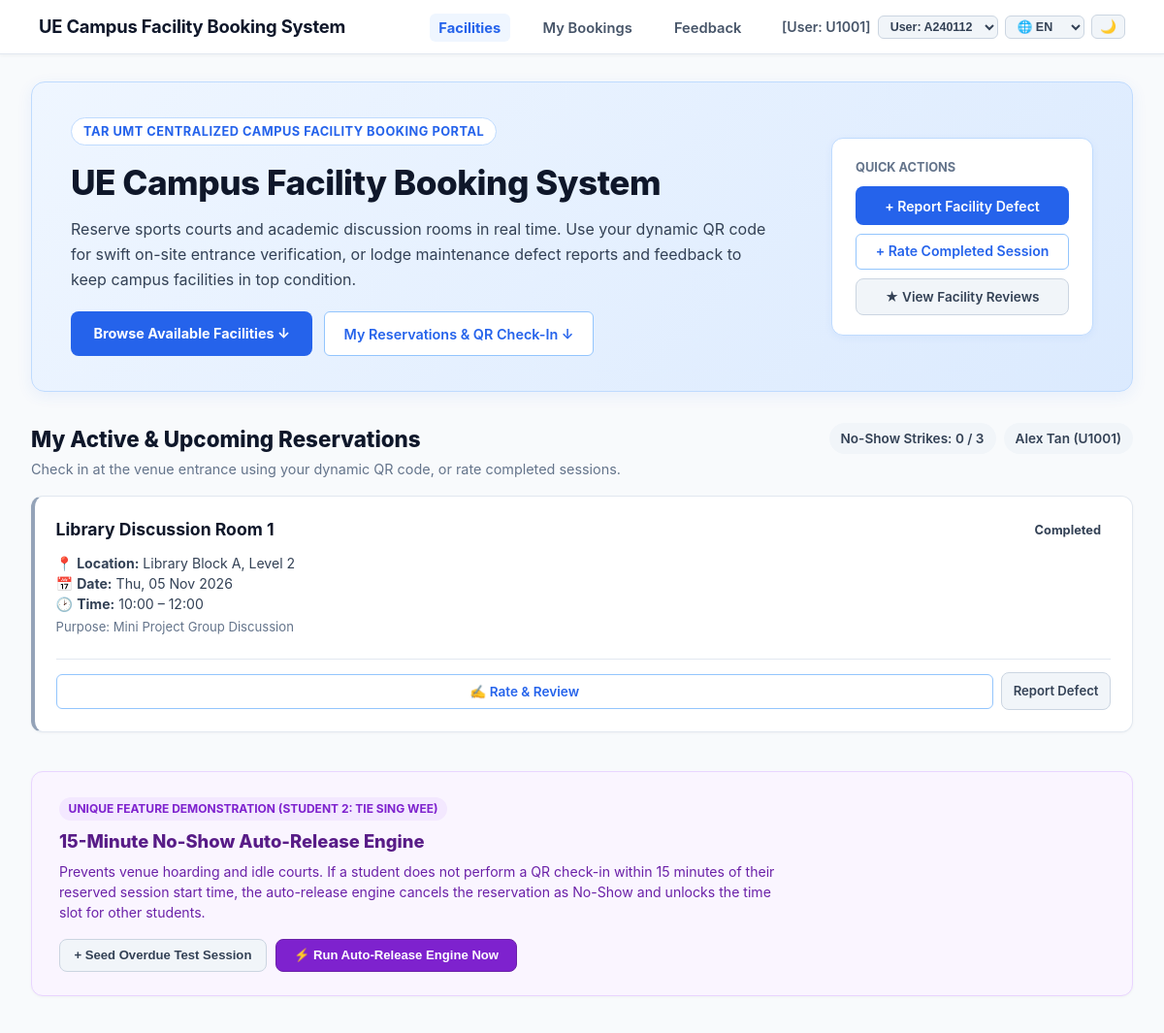
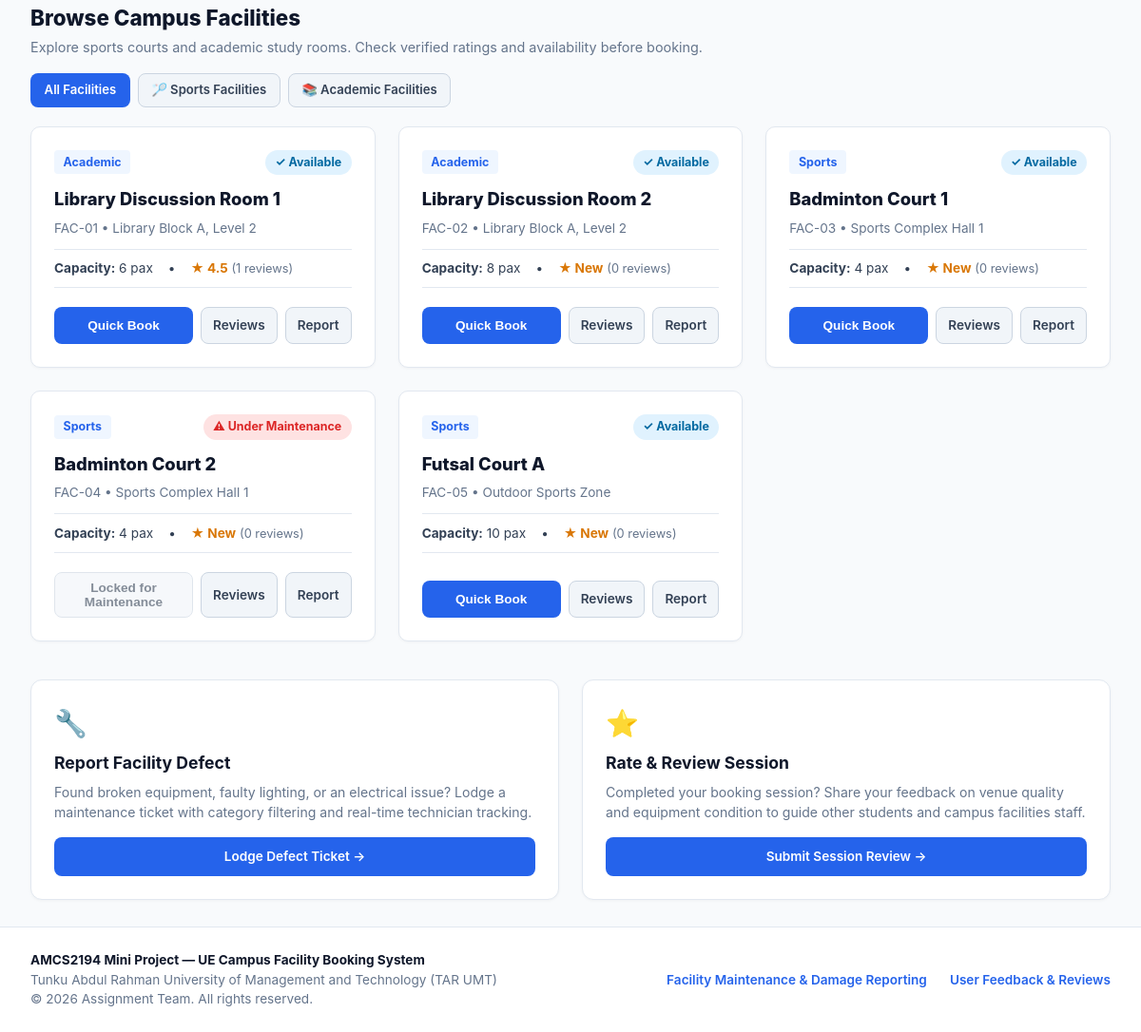
The page / on the database its author committed (2 pictures, top to bottom).
### tables this page shows
CREATE TABLE `user` (
  `UserID` varchar(10) NOT NULL,
  `FullName` varchar(100) NOT NULL,
  `CampusEmail` varchar(100) NOT NULL,
  `PhoneNo` varchar(15) NOT NULL,
  `UserRole` enum('Student','Staff','Admin','Technician') NOT NULL,
  `AccountStatus` enum('Active','Suspended','Inactive') DEFAULT 'Active',
  `BookingBanUntil` datetime DEFAULT NULL,
  `PasswordHash` varchar(255) NOT NULL
);

CREATE TABLE `booking` (
  `BookingID` varchar(10) NOT NULL,
  `UserID` varchar(10) NOT NULL,
  `FacilityID` varchar(10) NOT NULL,
  `BookingDate` date NOT NULL,
  `StartTime` time NOT NULL,
  `EndTime` time NOT NULL,
  `Purpose` varchar(200) NOT NULL,
  `BookingStatus` enum('Confirmed','Checked-In','Cancelled','No-Show','Completed') DEFAULT 'Confirmed'
);

CREATE TABLE `facility` (
  `FacilityID` varchar(10) NOT NULL,
  `FacilityName` varchar(100) NOT NULL,
  `Category` enum('Sports','Academic') NOT NULL,
  `LocationBlock` varchar(50) NOT NULL,
  `Capacity` int(11) NOT NULL,
  `AvailabilityStatus` enum('Available','Under Maintenance','Closed') DEFAULT 'Available'
);

### index.php (the view, shortened to what the rows shown need)
<?php
require_once __DIR__ . '/includes/auth.php';
require_once __DIR__ . '/services/BookingService.php';
$bookingService  = new BookingService();
$currentUser = AuthService::getCurrentUser();
$categoryFilter = $_GET['category'] ?? 'ALL';
$searchQuery    = trim($_GET['search'] ?? '');
$userBookings  = $bookingService->getUserBookings($currentUser['UserID']);
$facilities    = $bookingService->getAllFacilitiesWithStats($categoryFilter, $searchQuery);
$penaltyStatus = $bookingService->getUserPenaltyStatus($currentUser['UserID']);
require_once __DIR__ . '/includes/header.php';
?>
<div class="ui-card hero-banner-card">
    <div style="display: flex; justify-content: space-between; align-items: center; flex-wrap: wrap; gap: 1.5rem;">
        <div style="max-width: 720px;">
            <h1 style="font-size: 2.2rem; font-weight: 800; color: #0f172a; letter-spacing: -0.5px; margin-bottom: 0.6rem;">
                <?= htmlspecialchars(t('hero_title')) ?>
            </h1>
        </div>
    </div>
</div>
<div id="my-reservations" style="margin-bottom: 2.5rem;">
    <div class="page-header-row" style="margin-bottom: 1rem;">
        <div>
            <h2 style="font-size: 1.4rem; font-weight: 800; color: var(--text-heading); margin-bottom: 0.2rem;">
                <?= htmlspecialchars(t('sec_reservations')) ?>
            </h2>
        </div>
        <div style="display: flex; gap: 0.5rem; align-items: center; flex-wrap: wrap;">
            <span class="user-pill-chip" style="<?= $penaltyStatus['no_show_count'] >= 3 ? 'background:#fee2e2; color:#991b1b; border:1px solid #fecaca;' : '' ?>">
                <?= htmlspecialchars(t('strikes_label')) ?> <?= (int)$penaltyStatus['no_show_count'] ?> / 3
            </span>
            <span class="user-pill-chip">
                <?= htmlspecialchars($currentUser['FullName'] ?? 'Student') ?> (<?= htmlspecialchars($currentUser['UserID']) ?>)
            </span>
        </div>
    </div>
    <?php if (empty($userBookings)): ?>
        <div class="ui-card" style="text-align: center; padding: 2.5rem;">
            <p style="color: var(--text-muted); font-size: 0.95rem; margin-bottom: 1rem;"><?= htmlspecialchars(t('no_bookings_msg')) ?></p>
            <a href="#facility-directory" class="btn btn-primary-blue"><?= htmlspecialchars(t('btn_book_now')) ?></a>
        </div>
    <?php else: ?>
        <div style="display: grid; grid-template-columns: repeat(auto-fit, minmax(350px, 1fr)); gap: 1.25rem;">
            <?php foreach ($userBookings as $b):
                $status = $b['BookingStatus'];
                $statusBadgeClass = match($status) {
                    'Confirmed'   => 'pill-high',
                    'Checked-In'  => 'pill-low',
                    'Completed'   => 'pill-completed',
                    'No-Show'     => 'pill-critical',
                    default       => 'pill-medium'
                };
                $statusLabel = match($status) {
                    'Confirmed'   => t('status_confirmed'),
                    'Checked-In'  => t('status_checked_in'),
                    'Completed'   => t('status_completed'),
                    'No-Show'     => t('status_no_show'),
                    default       => $status
                };
            ?>
                <div class="ui-card" style="margin: 0; padding: 1.35rem; display: flex; flex-direction: column; justify-content: space-between; border-left: 4px solid <?= $status === 'Checked-In' ? '#10b981' : ($status === 'Confirmed' ? '#2563eb' : '#94a3b8') ?>;">
                    <div>
                        <div style="display: flex; justify-content: space-between; align-items: flex-start; margin-bottom: 0.6rem;">
                            <div>
                                <h3 style="font-size: 1.1rem; font-weight: 700; color: var(--text-heading); margin: 0;">
                                    <?= htmlspecialchars($b['FacilityName']) ?>
                                </h3>
                            </div>
                            <span class="pill-badge <?= $statusBadgeClass ?>" style="font-size: 0.8rem; padding: 0.25rem 0.65rem;">
                                <?= htmlspecialchars($statusLabel) ?>
                            </span>
                        </div>
                        <div style="font-size: 0.88rem; color: var(--text-body); margin-bottom: 0.85rem; line-height: 1.5;">
                            <div>&#128205; <strong><?= htmlspecialchars(t('lbl_location')) ?></strong> <?= htmlspecialchars($b['LocationBlock']) ?></div>
                            <div>&#128197; <strong><?= htmlspecialchars(t('lbl_date')) ?></strong> <?= htmlspecialchars(date('D, d M Y', strtotime($b['BookingDate']))) ?> </div>
                            <div>&#128337; <strong><?= htmlspecialchars(t('lbl_time')) ?></strong> <?= htmlspecialchars(substr($b['StartTime'], 0, 5)) ?> &ndash; <?= htmlspecialchars(substr($b['EndTime'], 0, 5)) ?></div>
                            <div style="color: var(--text-muted); font-size: 0.82rem; margin-top: 0.25rem;"><?= htmlspecialchars(t('lbl_purpose')) ?> <?= htmlspecialchars($b['Purpose']) ?></div>
                        </div>
                    </div>
                    <div style="display: flex; gap: 0.5rem; align-items: center; border-top: 1px solid var(--border-color); padding-top: 0.85rem; margin-top: 0.5rem;">
                        <?php if ($status === 'Confirmed'): ?>
                            <button type="button"
                                    class="btn btn-primary-blue"
                                    onclick="openQrModal('<?= htmlspecialchars($b['BookingID']) ?>', '<?= htmlspecialchars($b['FacilityName'], ENT_QUOTES) ?>', '<?= htmlspecialchars($b['BookingDate']) ?>', '<?= htmlspecialchars(substr($b['StartTime'], 0, 5)) ?> - <?= htmlspecialchars(substr($b['EndTime'], 0, 5)) ?>')"
                                    style="flex: 1; padding: 0.55rem; font-size: 0.85rem; font-weight: 700; display: inline-flex; justify-content: center; align-items: center; gap: 0.4rem;">
                                &#128241; <?= htmlspecialchars(t('btn_qr_checkin')) ?>
                            </button>
                        <?php elseif ($status === 'Completed'): ?>
                            <a href="modules/feedback/submit.php?booking_id=<?= urlencode($b['BookingID']) ?>" class="btn btn-outline-blue" style="flex: 1; padding: 0.55rem; font-size: 0.85rem; text-align: center;">
                                &#9997; <?= htmlspecialchars(t('btn_rate_review')) ?>
                            </a>
                        <?php endif; ?>
                        <a href="modules/maintenance/report.php?facility_id=<?= urlencode($b['FacilityID']) ?>" class="btn btn-cancel" style="padding: 0.55rem 0.75rem; font-size: 0.82rem;">
                            <?= htmlspecialchars(t('btn_report_short')) ?>
                        </a>
                    </div>
                </div>
            <?php endforeach; ?>
        </div>
    <?php endif; ?>
</div>
<div id="facility-directory" style="margin-bottom: 2.5rem;">
    <div class="page-header-row" style="margin-bottom: 1.25rem;">
        <div>
            <h2 style="font-size: 1.4rem; font-weight: 800; color: var(--text-heading); margin-bottom: 0.2rem;">
                <?= htmlspecialchars(t('sec_facilities')) ?>
            </h2>
        </div>
    </div>
    <div style="display: grid; grid-template-columns: repeat(auto-fill, minmax(320px, 1fr)); gap: 1.5rem;">
        <?php foreach ($facilities as $f):
            $isAvailable = ($f['AvailabilityStatus'] === 'Available');
            $avgScore = $f['AvgScore'] ? rtrim(rtrim(number_format((float)$f['AvgScore'], 2, '.', ''), '0'), '.') : 'New';
            $reviewsCount = (int)$f['ReviewCount'];
        ?>
            <div class="ui-card" style="margin: 0; padding: 1.5rem; display: flex; flex-direction: column; justify-content: space-between; border-radius: 10px;">
                <div>
                    <div style="display: flex; justify-content: space-between; align-items: center; margin-bottom: 0.75rem;">
                        <span style="font-size: 0.78rem; font-weight: 700; color: #2563eb; background: #eff6ff; padding: 0.2rem 0.6rem; border-radius: 4px;">
                            <?= htmlspecialchars($f['Category']) ?>
                        </span>
                        <?php if ($isAvailable): ?>
                            <span class="pill-badge pill-low" style="font-size: 0.78rem;">
                                &#10003; <?= htmlspecialchars(t('status_available')) ?>
                            </span>
                        <?php else: ?>
                            <span class="pill-badge pill-critical" style="font-size: 0.78rem;">
                                &#9888; <?= htmlspecialchars(t('status_maintenance')) ?>
                            </span>
                        <?php endif; ?>
                    </div>
                    <h3 style="font-size: 1.15rem; font-weight: 800; color: var(--text-heading); margin: 0 0 0.35rem 0;">
                        <?= htmlspecialchars($f['FacilityName']) ?>
                    </h3>
                    <div style="font-size: 0.85rem; color: var(--text-muted); margin-bottom: 0.75rem;">
                        <?= htmlspecialchars($f['FacilityID']) ?> &bull; <?= htmlspecialchars($f['LocationBlock']) ?>
                    </div>
                    <div style="display: flex; gap: 1rem; align-items: center; font-size: 0.85rem; color: var(--text-body); margin-bottom: 1.25rem; border-top: 1px solid var(--border-color); border-bottom: 1px solid var(--border-color); padding: 0.6rem 0;">
                        <div>
                            <strong><?= htmlspecialchars(t('lbl_capacity')) ?></strong> <?= htmlspecialchars((string)$f['Capacity']) ?> <?= htmlspecialchars(t('lbl_pax')) ?>
                        </div>
                        <div>&bull;</div>
                        <div>
                            <span style="color: #d97706; font-weight: 700;">★ <?= $avgScore ?></span>
                            <span style="color: var(--text-muted); font-size: 0.8rem;">(<?= $reviewsCount ?> <?= htmlspecialchars(t('lbl_reviews_count')) ?>)</span>
                        </div>
                    </div>
                </div>
                <div style="display: flex; gap: 0.5rem; flex-wrap: wrap;">
                    <?php if ($penaltyStatus['is_banned']): ?>
                        <button type="button" disabled class="btn btn-cancel" style="flex: 1; padding: 0.5rem 0.75rem; font-size: 0.82rem; cursor: not-allowed; opacity: 0.7; color: #dc2626;">
                            &#9940; <?= htmlspecialchars(t('ban_btn_disabled')) ?>
                        </button>
                    <?php elseif ($isAvailable): ?>
                        <button type="button" onclick="alert('Facility Booking Module: Ready for reservations! Initiating slot selection for <?= htmlspecialchars($f['FacilityName'], ENT_QUOTES) ?>.');" class="btn btn-primary-blue" style="flex: 1; padding: 0.5rem 0.75rem; font-size: 0.85rem; font-weight: 600;">
                            <?= htmlspecialchars(t('btn_quick_book')) ?>
                        </button>
                    <?php else: ?>
                        <button type="button" disabled class="btn btn-cancel" style="flex: 1; padding: 0.5rem 0.75rem; font-size: 0.85rem; cursor: not-allowed; opacity: 0.6;">
                            <?= htmlspecialchars(t('btn_locked_maint')) ?>
                        </button>
                    <?php endif; ?>
                    <a href="modules/feedback/index.php?facility_id=<?= urlencode($f['FacilityID']) ?>" class="btn btn-cancel" style="padding: 0.5rem 0.75rem; font-size: 0.85rem;">
                        <?= htmlspecialchars(t('btn_reviews')) ?>
                    </a>
                    <a href="modules/maintenance/report.php?facility_id=<?= urlencode($f['FacilityID']) ?>" class="btn btn-cancel" style="padding: 0.5rem 0.75rem; font-size: 0.85rem;">
                        <?= htmlspecialchars(t('btn_report')) ?>
                    </a>
                </div>
            </div>
        <?php endforeach; ?>
    </div>
</div>
<?php require_once __DIR__ . '/includes/footer.php'; ?>

### includes/header.php (shortened to what the rows shown need)
<?php
require_once __DIR__ . '/auth.php';
require_once __DIR__ . '/i18n.php';
$currentUser = AuthService::getCurrentUser();
$scriptName = $_SERVER['SCRIPT_NAME'] ?? '';
$pos = strpos($scriptName, '/UE-Campus-Facility-System');
if ($pos !== false) {
    $baseUrl = '/UE-Campus-Facility-System/';
} else {
    $baseUrl = '/';
}
$isAdmin      = ($currentUser['UserRole'] ?? '') === 'Admin';
$isTechnician = ($currentUser['UserRole'] ?? '') === 'Technician';
?>
<!DOCTYPE html>
<html lang="en">
<head>
    <link rel="stylesheet" href="<?= $baseUrl ?>assets/css/style.css">
</head>
<body>
<header class="navbar-top">
    <div class="nav-container">
        <nav>
            <ul class="nav-links">
                <li style="display: flex; align-items: center; gap: 0.45rem;">
                    <span class="user-badge-text">
                        <?php
                            $rolePrefix = $isAdmin ? 'Admin' : ($isTechnician ? 'Tech' : 'User');
                            echo '[' . $rolePrefix . ': ' . htmlspecialchars($currentUser['UserID']) . ']';
                        ?>
                    </span>
                    <form method="GET" style="margin: 0; display: inline;">
                        <select name="switch_user" onchange="this.form.submit()" class="nav-select-compact" title="Toggle persona for testing">
                        </select>
                    </form>
                    <form method="GET" style="margin: 0; display: inline;">
                        <select name="lang" onchange="this.form.submit()" class="nav-select-compact" title="<?= htmlspecialchars(t('lang_label')) ?>">
                        </select>
                    </form>
                    <button type="button" id="themeToggleBtn" onclick="toggleUeTheme()" class="theme-toggle-btn" title="<?= htmlspecialchars(t('theme_toggle')) ?>">
                    </button>
                </li>
            </ul>
        </nav>
    </div>
</header>
<main class="main-wrapper">

### rows shown on the page
user: UserRole "User", UserID "U1001", FullName "Alex Tan"
booking: FacilityID.FacilityName "Library Discussion Room 1", BookingStatus "Completed", FacilityID.LocationBlock "Library Block A, Level 2", BookingDate "Thu, 05 Nov 2026", StartTime "10:00", EndTime "12:00", Purpose "Mini Project Group Discussion"
facility: Category "Academic", FacilityName "Library Discussion Room 1", FacilityID "FAC-01", LocationBlock "Library Block A, Level 2", Capacity "6", avgScore "4.5", reviewsCount "1"
facility: Category "Academic", FacilityName "Library Discussion Room 2", FacilityID "FAC-02", LocationBlock "Library Block A, Level 2", Capacity "8", avgScore "New", reviewsCount "0"
facility: Category "Sports", FacilityName "Badminton Court 1", FacilityID "FAC-03", LocationBlock "Sports Complex Hall 1", Capacity "4", avgScore "New", reviewsCount "0"
facility: Category "Sports", FacilityName "Badminton Court 2", FacilityID "FAC-04", LocationBlock "Sports Complex Hall 1", Capacity "4", avgScore "New", reviewsCount "0"
facility: Category "Sports", FacilityName "Futsal Court A", FacilityID "FAC-05", LocationBlock "Outdoor Sports Zone", Capacity "10", avgScore "New", reviewsCount "0"

### other values the page prints
t('brand_title') "UE Campus Facility Booking System"
t('nav_facilities') "Facilities"
t('nav_my_bookings') "My Bookings"
t('nav_feedback') "Feedback"
t('hero_badge') "TAR UMT CENTRALIZED CAMPUS FACILITY BOOKING PORTAL"
t('hero_title') "UE Campus Facility Booking System"
t('btn_browse_facilities') "Browse Available Facilities ↓"
t('btn_my_reservations') "My Reservations & QR Check-In ↓"
t('quick_actions') "QUICK ACTIONS"
t('btn_report_defect') "+ Report Facility Defect"
t('btn_rate_completed') "+ Rate Completed Session"
t('btn_view_reviews') "★ View Facility Reviews"
t('sec_reservations') "My Active & Upcoming Reservations"
t('sec_reservations_sub') "Check in at the venue entrance using your dynamic QR code, or rate completed sessions."
t('strikes_label') "No-Show Strikes:"
